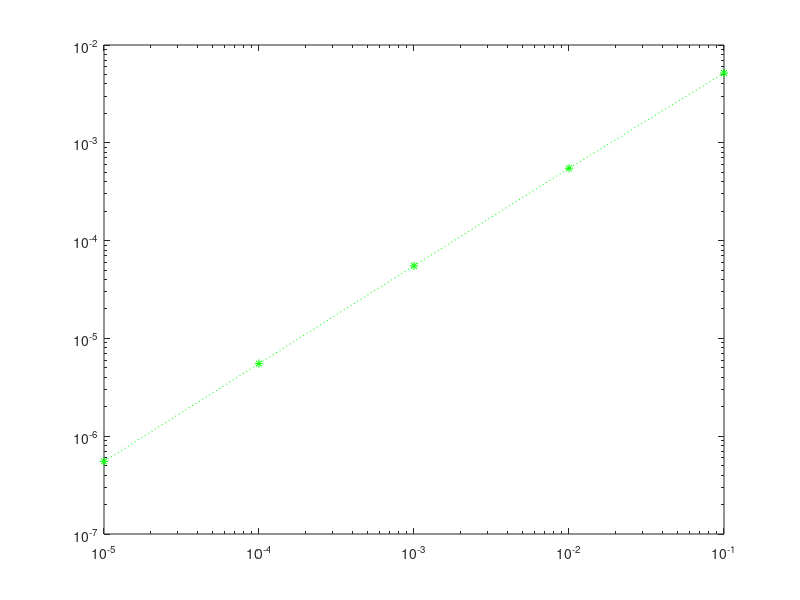

Reproduce this figure in MATLAB.
disp('London Baby!!');
a=0.1;
truevalue=exp(a);
for i=1:5
    h=10^(-i);
    aprvalue(i)=(1+h)^(a/h);
    err(i)=abs(truevalue-aprvalue(i));
    hall(i)=h;
end

loglog(hall,err,':g*')

